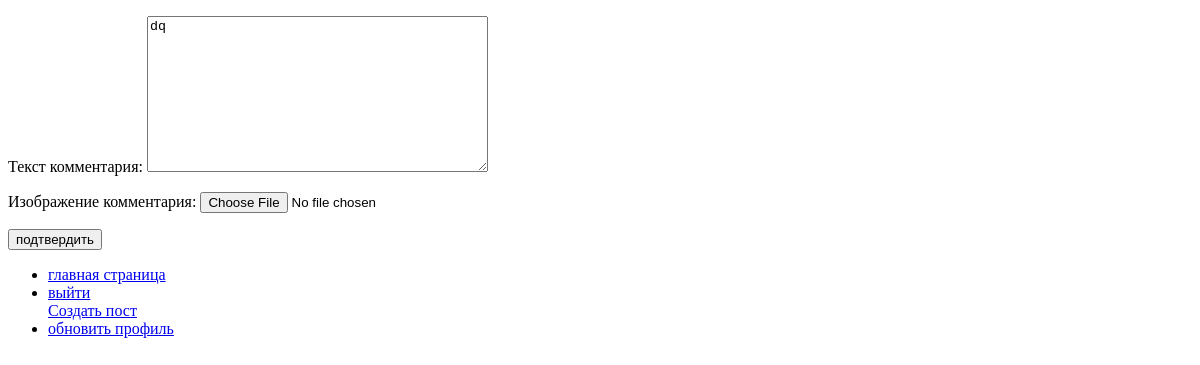
Page /updatecomment/2/ (signed in) on the earlier database version.
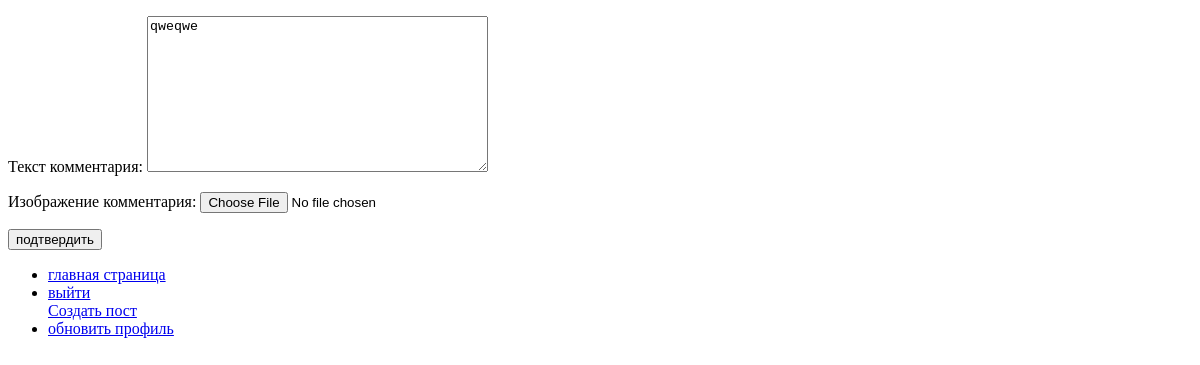
Same page on the later database version.
### siteapp/models.py (models this page shows, shortened)
class Comment(models.Model):
    com_img = models.ImageField("изображение комментария",upload_to='comments/',blank=True,validators=[FileExtensionValidator(allowed_extensions=['jpg', 'jpeg', 'png', 'bmp'])])
    com_text = models.TextField('текст комментария',max_length=200)
    com_author = models.ForeignKey('User',verbose_name='автор комментария', on_delete=models.CASCADE)
    com_post = models.ForeignKey('Post',verbose_name="пост", on_delete=models.CASCADE)

### siteapp/views.py (the view)
# urls.py: path('updatecomment/<int:pk>/',views.UpdateComment.as_view(),name='updatecomment'),
class UpdateComment(UpdateView):
    model = Comment
    success_url = reverse_lazy('index')
    template_name = 'updatecomment.html'
    fields = ['com_text','com_img']

### siteapp/templates/updatecomment.html (shortened to what this page needs)
{%extends 'base.html'%}
{%block content%}
    {% if user.is_authenticated %}
    <form method="post" action="">
        {{ form.as_p }}
     <button type="submit">подтвердить</button>
     </form>
    {% else %}
     Нужно авторизироваться
    {% endif %}
{%endblock%}

Differences in the rows shown:
changed Comment: com_text "dq" → "qweqwe"
